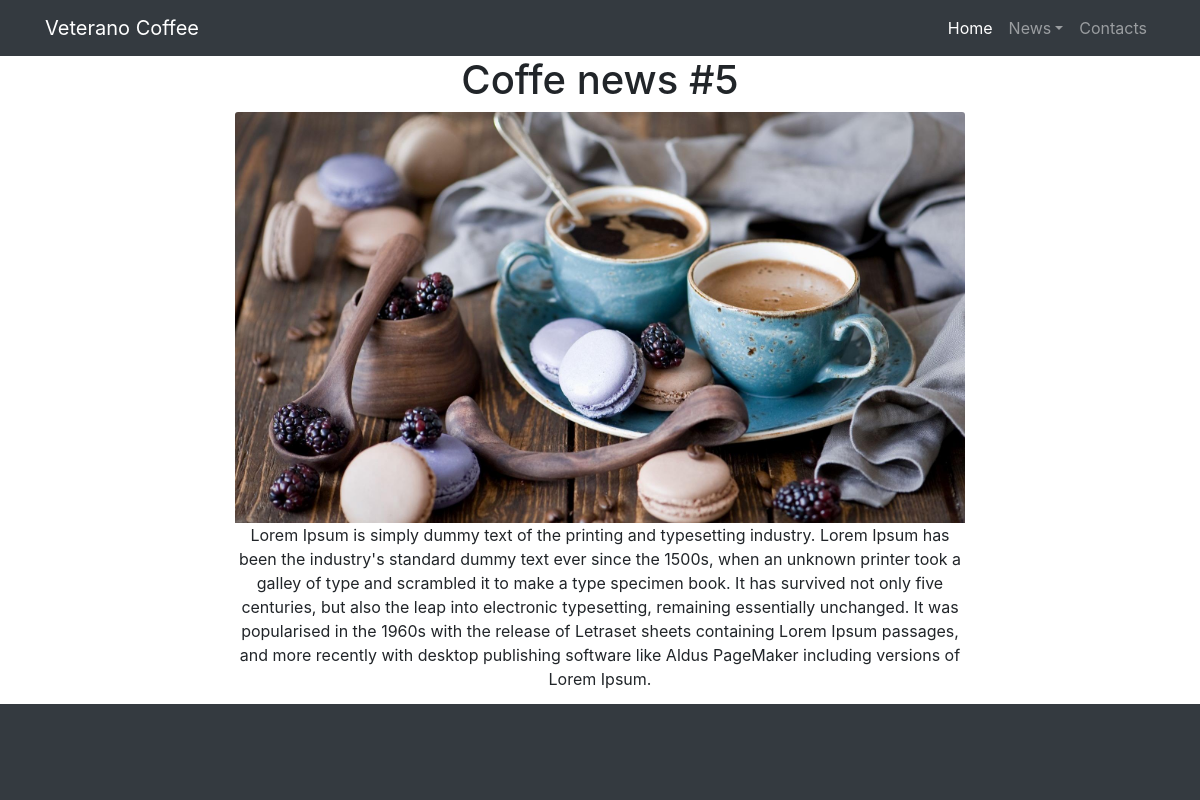
Page /news/5/ on the committed database.
### coffee_shop/models.py (models this page shows, shortened)
class News(models.Model):
    title = models.CharField(max_length=255)
    pub_date = models.DateTimeField(auto_now=True)
    body = models.TextField()
    image = models.ImageField(upload_to='news_images/')

### coffee_shop/views.py (the view)
# urls.py: path('news/<pk>/', NewsDetailView.as_view(), name = 'detail_news'),
class NewsDetailView(DetailView):
    template_name = 'detail_news.html'
    model = News

### coffee_shop/templates/detail_news.html (shortened to what this page needs)
{% extends "base.html" %}
{% block content %}
    <div class="row text-center d-flex justify-content-around">
        <div class="col-lg-8 col-md-6 mb-4">
                <h1>{{ news.title }}</h1>
                <img class="card-img-top" src="{{ news.image.url }}" alt= {{ news.title }}>
                <p class="card-text">{{ news.body }}</p>
        </div>
    </div>
    <p><button type="button" class="btn btn-primary" onclick="goBack()"> Go Back</button></p>
{% endblock content %}

### static/css/heroic-features.css (style rules this page uses)
body { padding-top: 54px; }
@media (min-width: 992px) { body { padding-top: 56px; } }

### rows in the picture
News: title "Coffe news #5", image (picture), body "Lorem Ipsum is simply dummy text of the printing and typesetting industry. Lorem Ipsum has been the industry's standard dummy text ever since the 1500s, when an unknown printer took a galley of type and scrambled it to make a type specimen book. It has survived not only five centuries, but also the leap into electronic typesetting, remaining essentially unchanged. It was popularised in the 1960s with the release of Letraset sheets containing Lorem Ipsum passages, and more recently with desktop publishing software like Aldus PageMaker including versions of Lorem Ipsum."
